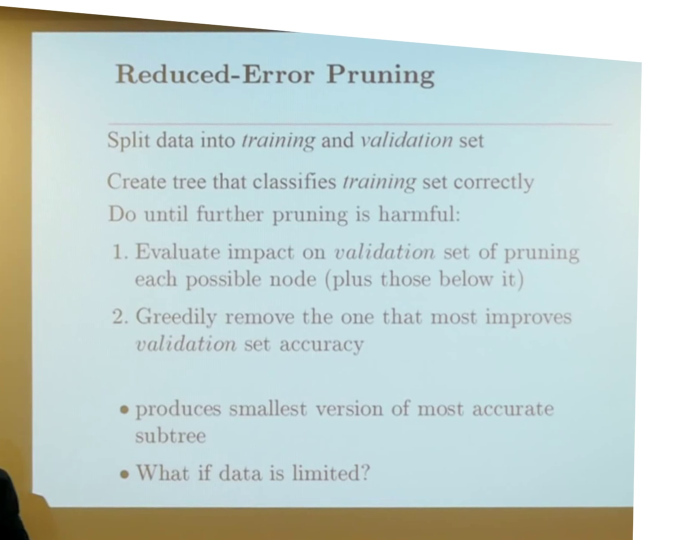
#> input picture Modified Training Dataset/frames/02_14_3.jpg, 1398 x 1080 px, given as the content of the folder Modified Training Dataset/frames/02_18_2.jpg/, which was not available (shown at 1/2 size)
$ python matcher.py 'Modified Training Dataset/frames' 'Modified Training Dataset/frames/02_18_2.jpg'
#> lines starting #> are read from the running program, lines starting #| are printed output that depends on the picture; pictures that were not available may be replaced by others from this repository, and a replacement may not be noted
import cv2 as cv
import glob
from os import listdir
import time
import numpy as np
import sys

def correlation_coefficient(patch1, patch2):
    product = np.mean((patch1 - patch1.mean()) * (patch2 - patch2.mean()))
    stds = patch1.std() * patch2.std()
    if stds == 0:
        return 0
    else:
        product /= stds
        return product

all_frames = []
frame_names = []
all_slides = []
slide_names = []
matched_slide = {}
slides_path = sys.argv[1]
frames_path = sys.argv[2]

if slides_path[-1] != '/':
    slides_path = slides_path + '/'
if frames_path[-1] != '/':
    frames_path = frames_path + '/'

for file in listdir(frames_path):
    if file == '.' or file == '..':
        continue
    img = cv.imread(frames_path + file)
#> img is the input picture: shape (1080, 1398, 3); mean B, G, R 210.3, 213.2, 198.8
    img = cv.resize(img,(512,512))
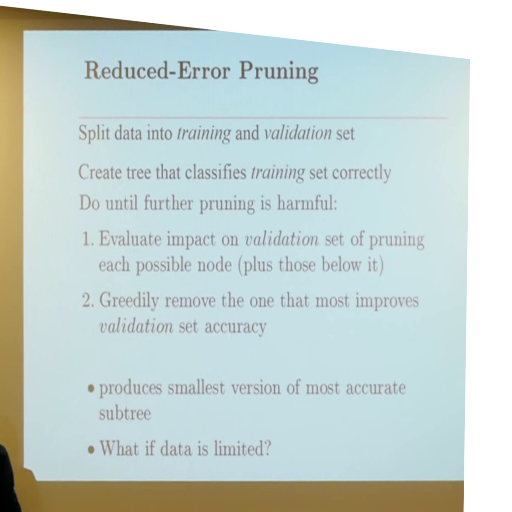
#> img: shape (512, 512, 3); mean B, G, R 210.2, 213.1, 198.7
    all_frames.append(img)
    frame_names.append(file)

for file in listdir(slides_path):
    if file == '.' or file == '..':
        continue
    img = cv.imread(slides_path + file)
    img = cv.resize(img,(512,512))
    all_slides.append(img)
    slide_names.append(file)
#> pass 2 of the loop `for file in listdir(slides_path):`:
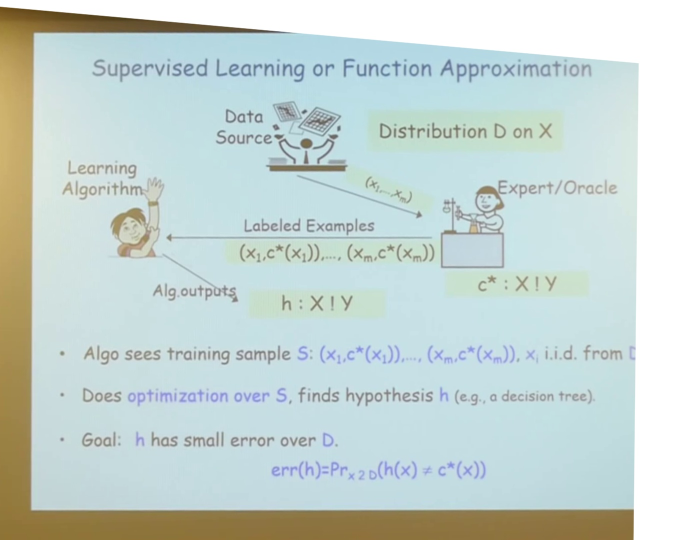
#> input picture Modified Training Dataset/frames/02_18_2.jpg, 1398 x 1080 px (shown at 1/2 size)
#> img is the input picture: shape (1080, 1398, 3); mean B, G, R 210, 213.6, 199.4
#> `img = cv.resize(img,(512,512))`:
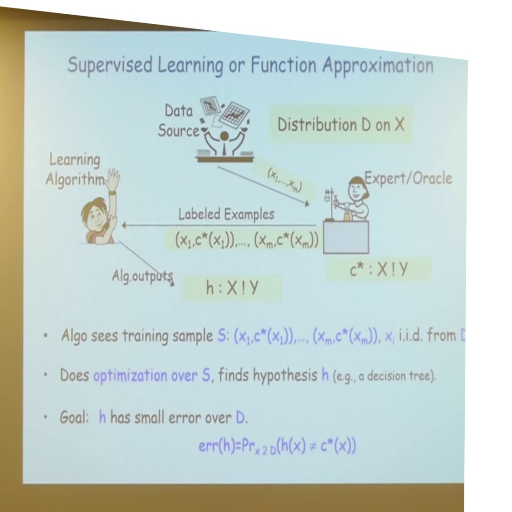
#> img: shape (512, 512, 3); mean B, G, R 209.9, 213.6, 199.4

orb = cv.ORB_create()
bfmatcher = cv.BFMatcher(cv.NORM_HAMMING, crossCheck=True)

for i in range(len(all_frames)):
    x=time.time()
    im1 = all_frames[i]
    ind=-1
    sums = []
    mini=1000000000000000000000000000000000000000000000000
    kp1, des1 = orb.detectAndCompute(im1,None)
    for j in range(len(all_slides)):
        im2 = all_slides[j]
        kp2, des2 = orb.detectAndCompute(im2,None)
        matches = bfmatcher.match(des1,des2)
        matches = sorted(matches, key = lambda x:x.distance)
        sumt=0
        for p in range(min(len(matches),30)):
            sumt+=matches[p].distance*matches[p].distance
        sums.append(sumt)

    lt = [i[0] for i in sorted(enumerate(sums), key=lambda x:x[1])]
    maxi = -1
    sumx = 0
    for p in range(min(5,len(lt))):
        im2 = all_slides[lt[p]]
        sumx = correlation_coefficient(im1,im2)
        if maxi < sumx:
            maxi = sumx
            ind = lt[p]

    matched_slide[frame_names[i]] = slide_names[ind]
#> this loop made 1 pass
#> (mini, lt) on pass 1: (1000000000000000000000000000000000000000000000000, [0, 1])
#> after the loop, matched_slide = {'02_14_3.jpg': '02_14_3.jpg'}

frame_names.sort()

with open('output.txt','w') as file:
    for i in range(len(frame_names)):
        file.write(frame_names[i])
        file.write(' ')
        file.write(matched_slide[frame_names[i]])
        file.write('\n')
